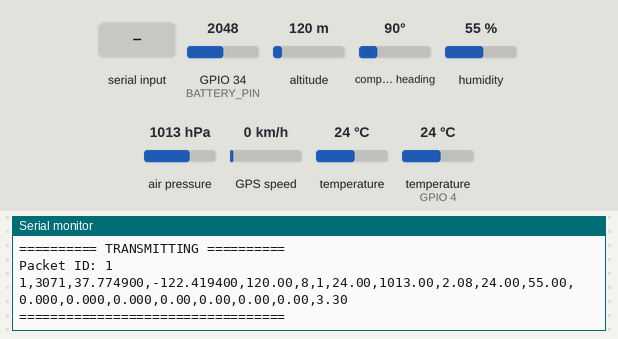
Simulated run of this sketch. Board: ESP32. On the bench: the last lines printed to the serial monitor. Wiring (inferred from the names in the program): MPU-9250 motion sensor at I2C address 0x68. The inputs (shaded band) are chosen by the test bench; at power-on: altitude 120 m, humidity 55 %, GPIO 34 (BATTERY_PIN) = 2048, compass heading 90°, temperature (sensor on GPIO 4) 24 °C, air pressure 1013 hPa, GPS speed 0 km/h, temperature 24 °C (analog values on the 0–4095 scale). The GPS gets a fix after 3 s at 37.7749, -122.4194 with 8 satellites; no radio packets arrive unless stated.

Above: at 3.2 s.
3.3 s: altitude set to 20 m
At 4.6 s:
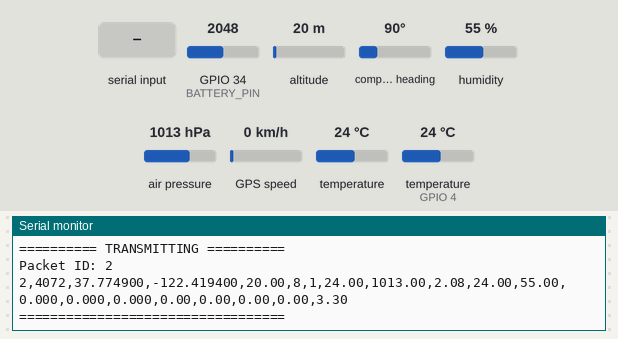
4.8 s: humidity set to 22 %
At 5.9 s:
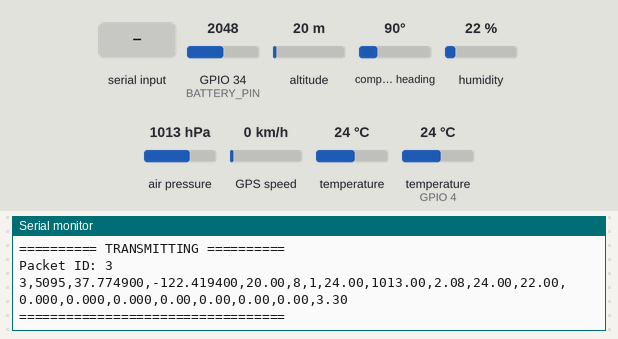
6.3 s: GPIO 34 (BATTERY_PIN) set to 2866
At 6.3 s:
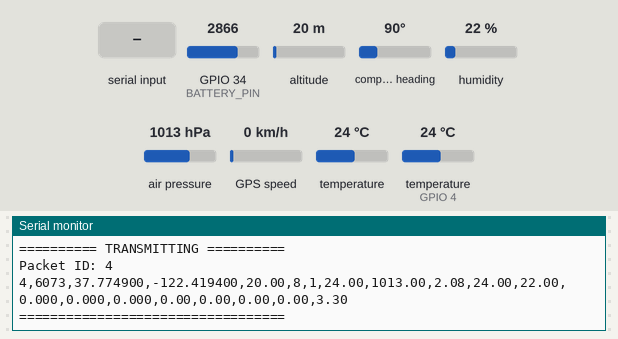
7.8 s: compass heading set to 7°
At 9.0 s:
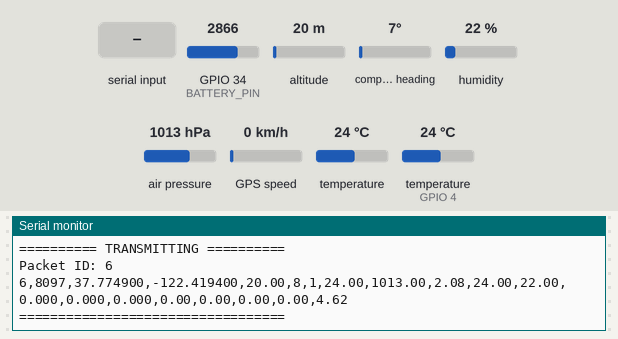
9.3 s: "1" received over the second serial link
10.8 s: temperature (sensor on GPIO 4) set to 12 °C
At 12.5 s:
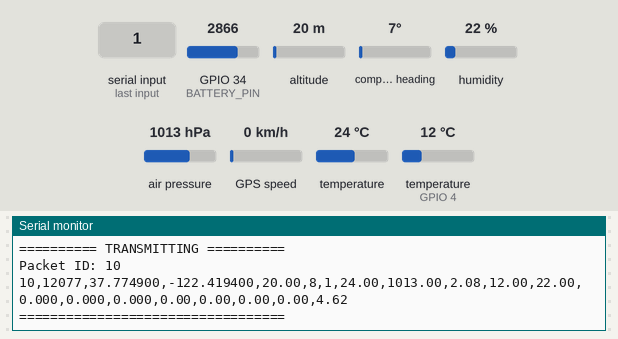
Timing chart, 0 to 13.3 s (numbered marks = the images above; inputs shaded):
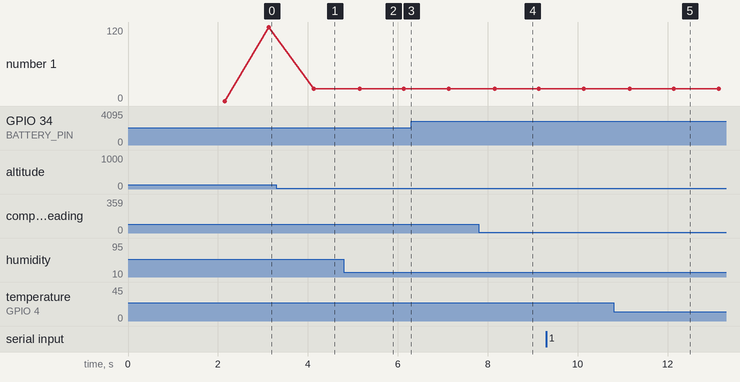

Measured:
- after the input at 3.3 s, the serial monitor: prints a new line after 0.83 s (image 1)
- after the input at 4.8 s, the serial monitor: prints a new line after 0.36 s (image 2)
- after the input at 7.8 s, the serial monitor: prints a new line after 0.36 s (image 4)
- after the input at 10.8 s, the serial monitor: prints a new line after 0.36 s (image 5)
- plotted number 1: 120 → 20 after the input at 3.3 s

The sketch:

CanSat_transmission_code.ino
```cpp
#include <Wire.h>
#include <SPI.h>
#include <LoRa.h>
#include <Adafruit_BMP280.h>
#include <DHT.h>
#include <TinyGPSPlus.h>

// =====================================================
//                    PIN DEFINITIONS
//                 REGULAR ESP32 DEVKIT
// =====================================================

// I2C
#define I2C_SDA 21
#define I2C_SCL 22

// DHT11
#define DHT_PIN 4
#define DHT_TYPE DHT11

// GPS
#define GPS_RX 16
#define GPS_TX 17

// SX1278
#define LORA_SCK   18
#define LORA_MISO  19
#define LORA_MOSI  23
#define LORA_SS    5
#define LORA_RST   14
#define LORA_DIO0  26

#define LORA_FREQUENCY 433E6

// Battery
#define BATTERY_PIN 34


// =====================================================
//                    OBJECTS
// =====================================================

Adafruit_BMP280 bmp;
DHT dht(DHT_PIN, DHT_TYPE);

TinyGPSPlus gps;
HardwareSerial GPS(2);


// =====================================================
//                    MPU6500
// =====================================================

#define MPU_ADDR 0x68

#define WHO_AM_I      0x75
#define PWR_MGMT_1    0x6B
#define PWR_MGMT_2    0x6C
#define CONFIG_REG    0x1A
#define GYRO_CONFIG   0x1B
#define ACCEL_CONFIG  0x1C

#define ACCEL_XOUT_H  0x3B
#define TEMP_OUT_H    0x41
#define GYRO_XOUT_H   0x43


// =====================================================
//                 STATUS FLAGS
// =====================================================

bool bmpOK = false;
bool loraOK = false;
bool mpuOK = false;


// =====================================================
//                 GYRO CALIBRATION
// =====================================================

float gyroBiasX = 0;
float gyroBiasY = 0;
float gyroBiasZ = 0;


// =====================================================
//                    PACKET ID
// =====================================================

unsigned long packetID = 0;


// =====================================================
//                    TIMING
// =====================================================

unsigned long lastTelemetry = 0;

const unsigned long TELEMETRY_INTERVAL = 1000;


// =====================================================
//                 MPU FUNCTIONS
// =====================================================

uint8_t readRegister(uint8_t reg)
{
  Wire.beginTransmission(MPU_ADDR);
  Wire.write(reg);

  if (Wire.endTransmission(false) != 0)
    return 0;

  Wire.requestFrom(MPU_ADDR, (uint8_t)1);

  if (Wire.available())
    return Wire.read();

  return 0;
}


void writeRegister(uint8_t reg, uint8_t value)
{
  Wire.beginTransmission(MPU_ADDR);
  Wire.write(reg);
  Wire.write(value);
  Wire.endTransmission();
}


int16_t read16(uint8_t reg)
{
  Wire.beginTransmission(MPU_ADDR);
  Wire.write(reg);

  if (Wire.endTransmission(false) != 0)
    return 0;

  Wire.requestFrom(MPU_ADDR, (uint8_t)2);

  if (Wire.available() < 2)
    return 0;

  uint8_t highByte = Wire.read();
  uint8_t lowByte = Wire.read();

  return (int16_t)((highByte << 8) | lowByte);
}


// =====================================================
//                 INITIALIZE MPU6500
// =====================================================

bool initializeMPU()
{
  Serial.println("===== MPU6500 =====");

  uint8_t whoAmI = readRegister(WHO_AM_I);

  Serial.print("WHO_AM_I = 0x");
  Serial.println(whoAmI, HEX);

  if (whoAmI != 0x70)
  {
    Serial.println("MPU6500-family IMU NOT detected.");
    return false;
  }

  writeRegister(PWR_MGMT_1, 0x01);
  delay(100);

  writeRegister(PWR_MGMT_2, 0x00);

  // DLPF
  writeRegister(CONFIG_REG, 0x00);

  // ±250 deg/s
  writeRegister(GYRO_CONFIG, 0x00);

  // ±2g
  writeRegister(ACCEL_CONFIG, 0x00);

  delay(100);

  Serial.println("MPU6500-family IMU OK");

  return true;
}


// =====================================================
//                 GYRO CALIBRATION
// =====================================================

void calibrateGyroscope()
{
  Serial.println();
  Serial.println("===== GYRO CALIBRATION =====");
  Serial.println("KEEP CANSAT COMPLETELY STILL");
  delay(2000);

  const int samples = 300;

  float sumX = 0;
  float sumY = 0;
  float sumZ = 0;

  for (int i = 0; i < samples; i++)
  {
    int16_t rawX = read16(GYRO_XOUT_H);
    int16_t rawY = read16(GYRO_XOUT_H + 2);
    int16_t rawZ = read16(GYRO_XOUT_H + 4);

    sumX += rawX / 131.0;
    sumY += rawY / 131.0;
    sumZ += rawZ / 131.0;

    delay(10);
  }

  gyroBiasX = sumX / samples;
  gyroBiasY = sumY / samples;
  gyroBiasZ = sumZ / samples;

  Serial.println("Gyro calibration complete.");

  Serial.print("Bias X: ");
  Serial.println(gyroBiasX, 3);

  Serial.print("Bias Y: ");
  Serial.println(gyroBiasY, 3);

  Serial.print("Bias Z: ");
  Serial.println(gyroBiasZ, 3);
}


// =====================================================
//                 BMP280
// =====================================================

bool initializeBMP()
{
  Serial.println("===== BMP280 =====");

  if (bmp.begin(0x76))
  {
    Serial.println("BMP280 found at 0x76");
    return true;
  }

  if (bmp.begin(0x77))
  {
    Serial.println("BMP280 found at 0x77");
    return true;
  }

  Serial.println("BMP280 NOT detected.");

  return false;
}


// =====================================================
//                 LORA
// =====================================================

bool initializeLoRa()
{
  Serial.println("===== LORA =====");

  SPI.begin(
    LORA_SCK,
    LORA_MISO,
    LORA_MOSI,
    LORA_SS
  );

  LoRa.setSPI(SPI);

  LoRa.setPins(
    LORA_SS,
    LORA_RST,
    LORA_DIO0
  );

  if (!LoRa.begin(LORA_FREQUENCY))
  {
    Serial.println("LoRa initialization FAILED.");
    return false;
  }

  // MUST MATCH GROUND STATION
  LoRa.setTxPower(17);
  LoRa.setSpreadingFactor(7);
  LoRa.setSignalBandwidth(125E3);
  LoRa.setCodingRate4(5);
  LoRa.enableCrc();

  Serial.println("LoRa initialized.");
  Serial.println("Frequency: 433 MHz");
  Serial.println("SF: 7");

  return true;
}


// =====================================================
//                    GPS
// =====================================================

void initializeGPS()
{
  GPS.begin(
    9600,
    SERIAL_8N1,
    GPS_RX,
    GPS_TX
  );

  Serial.println("GPS initialized.");
}


void updateGPS()
{
  while (GPS.available())
  {
    char c = GPS.read();
    gps.encode(c);
  }
}


// =====================================================
//                 BATTERY
// =====================================================

float readBatteryVoltage()
{
  int raw = analogRead(BATTERY_PIN);

  float adcVoltage =
    (raw / 4095.0) * 3.3;

  // Change this according to your resistor divider
  const float BATTERY_DIVIDER_RATIO = 2.0;

  return adcVoltage * BATTERY_DIVIDER_RATIO;
}


// =====================================================
//                 SEND TELEMETRY
// =====================================================

void sendTelemetry()
{
  // ---------------- BMP280 ----------------

  float bmpTemp = NAN;
  float pressure = NAN;
  float bmpAltitude = NAN;

  if (bmpOK)
  {
    bmpTemp = bmp.readTemperature();

    pressure =
      bmp.readPressure() / 100.0;

    bmpAltitude =
      bmp.readAltitude(1013.25);
  }


  // ---------------- DHT11 ----------------

  float dhtTemp = dht.readTemperature();
  float dhtHum = dht.readHumidity();


  // ---------------- MPU6500 ----------------

  float ax = 0;
  float ay = 0;
  float az = 0;

  float gx = 0;
  float gy = 0;
  float gz = 0;

  float imuTemp = 0;

  if (mpuOK)
  {
    int16_t rawAX =
      read16(ACCEL_XOUT_H);

    int16_t rawAY =
      read16(ACCEL_XOUT_H + 2);

    int16_t rawAZ =
      read16(ACCEL_XOUT_H + 4);

    int16_t rawTemp =
      read16(TEMP_OUT_H);

    int16_t rawGX =
      read16(GYRO_XOUT_H);

    int16_t rawGY =
      read16(GYRO_XOUT_H + 2);

    int16_t rawGZ =
      read16(GYRO_XOUT_H + 4);

    // ±2g
    ax = rawAX / 16384.0;
    ay = rawAY / 16384.0;
    az = rawAZ / 16384.0;

    // ±250 deg/s
    gx = (rawGX / 131.0) - gyroBiasX;
    gy = (rawGY / 131.0) - gyroBiasY;
    gz = (rawGZ / 131.0) - gyroBiasZ;

    imuTemp =
      (rawTemp / 333.87) + 21.0;
  }


  // ---------------- GPS ----------------

  double lat = 0;
  double lon = 0;

  float gpsAlt = 0;

  int sats = 0;

  int gpsFix = 0;

  if (gps.location.isValid())
  {
    gpsFix = 1;

    lat = gps.location.lat();
    lon = gps.location.lng();
  }

  if (gps.altitude.isValid())
    gpsAlt = gps.altitude.meters();

  if (gps.satellites.isValid())
    sats = gps.satellites.value();


  // ---------------- Battery ----------------

  float battV =
    readBatteryVoltage();


  // =================================================
  // BUILD PACKET
  // =================================================

  String packet = "";

  packet += String(packetID);
  packet += ",";

  packet += String(millis());
  packet += ",";

  packet += String(lat, 6);
  packet += ",";

  packet += String(lon, 6);
  packet += ",";

  packet += String(gpsAlt, 2);
  packet += ",";

  packet += String(sats);
  packet += ",";

  packet += String(gpsFix);
  packet += ",";

  packet += String(bmpTemp, 2);
  packet += ",";

  packet += String(pressure, 2);
  packet += ",";

  packet += String(bmpAltitude, 2);
  packet += ",";

  packet += String(dhtTemp, 2);
  packet += ",";

  packet += String(dhtHum, 2);
  packet += ",";

  packet += String(ax, 3);
  packet += ",";

  packet += String(ay, 3);
  packet += ",";

  packet += String(az, 3);
  packet += ",";

  packet += String(gx, 2);
  packet += ",";

  packet += String(gy, 2);
  packet += ",";

  packet += String(gz, 2);
  packet += ",";

  packet += String(imuTemp, 2);
  packet += ",";

  packet += String(battV, 2);


  // =================================================
  // SEND
  // =================================================

  if (loraOK)
  {
    LoRa.beginPacket();

    LoRa.print(packet);

    LoRa.endPacket();
  }


  // =================================================
  // SERIAL MONITOR
  // =================================================

  Serial.println();
  Serial.println("========== TRANSMITTING ==========");

  Serial.print("Packet ID: ");
  Serial.println(packetID);

  Serial.println(packet);

  Serial.println("==================================");


  packetID++;
}


// =====================================================
//                       SETUP
// =====================================================

void setup()
{
  Serial.begin(115200);

  delay(2000);

  Serial.println();
  Serial.println("####################################");
  Serial.println("#       CANSAT FLIGHT COMPUTER     #");
  Serial.println("#          ESP32 DEVKIT            #");
  Serial.println("####################################");


  // I2C
  Wire.begin(
    I2C_SDA,
    I2C_SCL
  );


  // DHT
  dht.begin();


  // BMP280
  bmpOK = initializeBMP();


  // MPU6500
  mpuOK = initializeMPU();

  if (mpuOK)
  {
    calibrateGyroscope();
  }


  // GPS
  initializeGPS();


  // LoRa
  loraOK = initializeLoRa();


  // ADC
  analogReadResolution(12);


  // Status
  Serial.println();
  Serial.println("========== SYSTEM STATUS ==========");

  Serial.print("BMP280 : ");
  Serial.println(bmpOK ? "OK" : "FAILED");

  Serial.print("MPU6500: ");
  Serial.println(mpuOK ? "OK" : "FAILED");

  Serial.println("GPS    : OK");

  Serial.print("LoRa   : ");
  Serial.println(loraOK ? "OK" : "FAILED");

  Serial.println("===================================");

  Serial.println();
  Serial.println("CANSAT READY");
}


// =====================================================
//                        LOOP
// =====================================================

void loop()
{
  // GPS needs continuous processing
  updateGPS();


  // Telemetry every 1 second
  if (millis() - lastTelemetry >= TELEMETRY_INTERVAL)
  {
    lastTelemetry = millis();

    sendTelemetry();
  }
}
```
